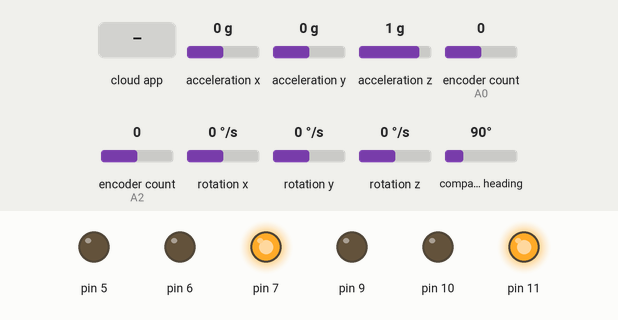
This sketch was run on a simulated Teensy 4. On the bench: output pins drawn as LEDs (lit = HIGH). Inputs (shaded band) come from the test bench; at power-on: acceleration x 0 g, acceleration y 0 g, acceleration z 1 g, encoder count (sensors on A0, A2) 0, rotation x 0 °/s, rotation y 0 °/s, rotation z 0 °/s, compass heading 90°. The ROS host is connected and sends only what is stated.

Above: at 2.2 s.
2.3 s: the phone or cloud app sets angular.z to -100
At 4.1 s:
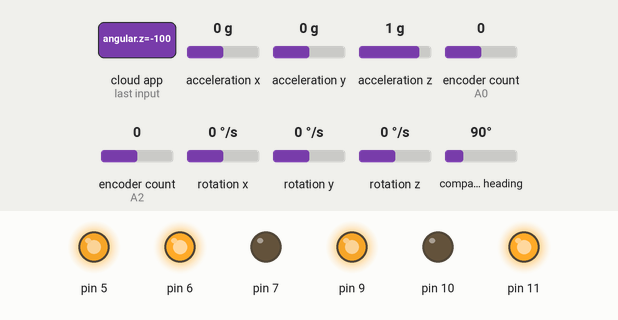
5.3 s: the phone or cloud app sets linear.x to -100
At 6.6 s:
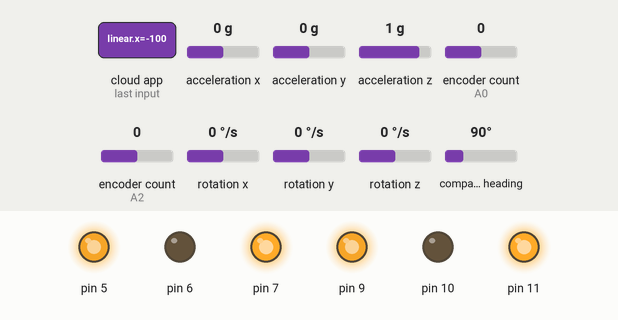
7.1 s: the phone or cloud app sets linear.x to 100
At 9.9 s:
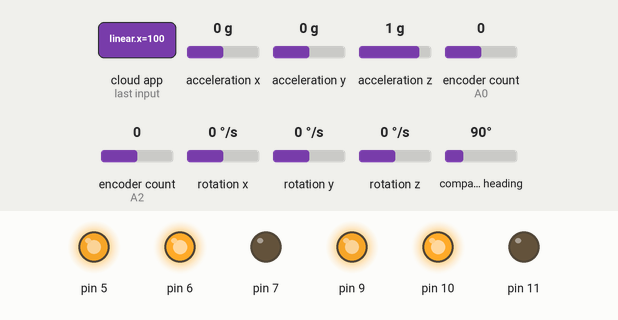
10.1 s: the phone or cloud app sets linear.x to -100
At 10.61 s:
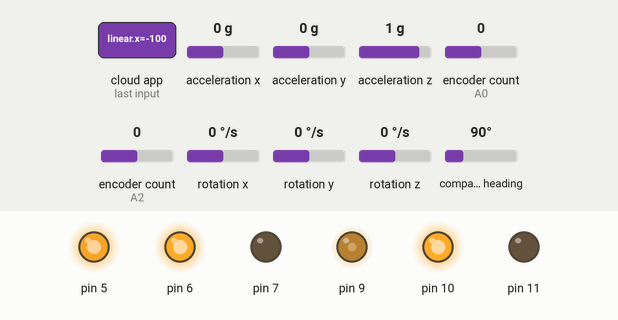
13.1 s: the phone or cloud app sets linear.x to 100
At 13.96 s:
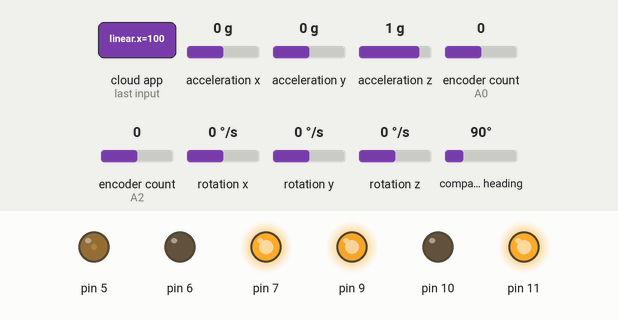
16.1 s: the phone or cloud app sets linear.x to 0
At 17.13 s:
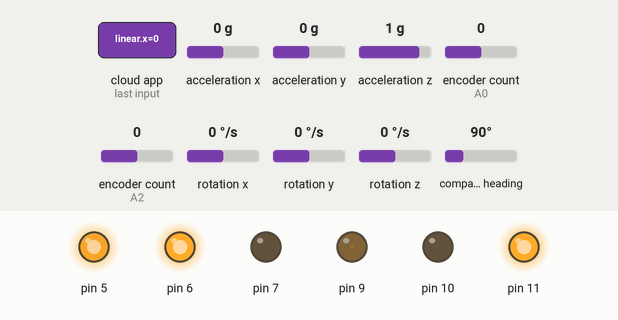
Timing chart, 0 to 19.2 s (numbered marks = the images above; inputs shaded):
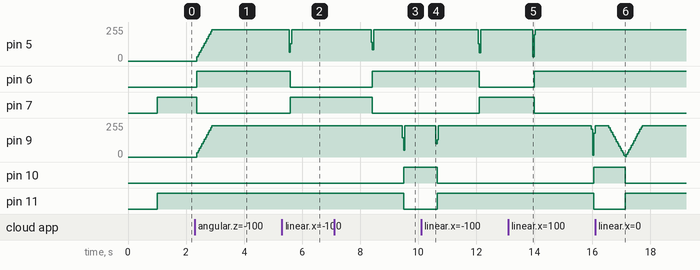

Measured:
- after the input at 2.3 s, pin 5: moves from 0/255 to 236/255 over 0.51 s, starting after 0.08 s; pin 6: LOW → HIGH after 0.07 s; pin 7: HIGH → LOW after 0.07 s; pin 9: moves from 0/255 to 236/255 over 0.51 s, starting after 0.07 s
- after the input at 5.3 s, pin 5: 236/255 → 65/255 after 0.25 s, → 128/255 0.04 s later, → 236/255 0.04 s later; pin 6: HIGH → LOW after 0.29 s; pin 7: LOW → HIGH after 0.29 s
- after the input at 7.1 s, pin 5: 236/255 → 142/255 after 1.3 s, → 84/255 0.04 s later, → 236/255 0.04 s later; pin 6: LOW → HIGH after 1.3 s; pin 7: HIGH → LOW after 1.3 s; pin 9: 236/255 → 143/255 after 2.4 s, → 50/255 0.04 s later, → 236/255 0.04 s later; pin 10: LOW → HIGH after 2.4 s
- after the input at 10.1 s, pin 5: 236/255 → 130/255 after 2.0 s, → 62/255 0.04 s later, → 236/255 0.04 s later; pin 6: HIGH → LOW after 2.0 s; pin 7: LOW → HIGH after 2.0 s; pin 9: 236/255 → 98/255 after 0.51 s, → 129/255 0.04 s later, → 236/255 0.04 s later; pin 10: HIGH → LOW after 0.55 s
- after the input at 13.1 s, pin 5: 236/255 → 31/255 after 0.85 s, → 196/255 0.04 s later, → 236/255 0.04 s later; pin 6: LOW → HIGH after 0.90 s; pin 7: HIGH → LOW after 0.90 s; pin 9: 236/255 → 209/255 after 2.9 s, → 15/255 0.04 s later, → 178/255 0.04 s later, → 236/255 0.04 s later; pin 10: LOW → HIGH after 3.0 s
- after the input at 16.1 s, pin 10: HIGH → LOW after 1.0 s; pin 11: LOW → HIGH after 1.0 s

The sketch:

ros_teensy_xy.ino
```cpp
#define ENCODER_OPTIMIZE_INTERRUPTS
#include <Encoder.h>
#include <Wire.h>
#include <Adafruit_Sensor.h>
#include <Adafruit_BNO055.h>
#include <utility/imumaths.h>
Adafruit_BNO055 bno = Adafruit_BNO055(-1, 0x28);
#include <ros.h>
#include <std_msgs/String.h>
#include <std_msgs/Empty.h>
#include <geometry_msgs/Twist.h>
#include <nav_msgs/Odometry.h>

ros::NodeHandle  nh;

double v_in =0;
double w_in =0;
void messageCb( const geometry_msgs::Twist& toggle_msggg){
  v_in = toggle_msggg.linear.x;
  w_in = toggle_msggg.angular.z;
}
ros::Subscriber<geometry_msgs::Twist> sub_cmd_vel("cmd_vel", messageCb );

nav_msgs::Odometry odo_type;
ros::Publisher sub_publish("odomdata", &odo_type);

class Motor{

  public:
    Motor(double m_dt, int m_dir_pin1, int m_dir_pin2, int m_pwm_pin,int m_read_pin1,int m_read_pin2);
    Encoder* motorencoder;
    double target_rpm_l;
    double target_rpm_r;
    double target_rpm;
    double measured_rpm;
    double last_err;
    double dt,dtt;
    double err, err_i, err_d;
    double kp, kd, ki;
    double output;
    long pulse;
    double gear_ratio;
    double wheel;
    double base_long;


    void controlByPID();
    void computeError();
    void inputdata();
    void readdata();
    void setupPID(double m_kp, double m_ki, double m_kd);
    void setRPMs(double m_target_rpm, double m_measured_rpm);

  private:
    int dir_pin1, dir_pin2, pwm_pin;

};

Motor m1(0.04, 10, 11, 9, 14, 15), m2(0.04, 6, 7, 5, 16, 17);

Motor::Motor(double m_dt, int m_dir_pin1, int m_dir_pin2, int m_pwm_pin,int m_read_pin1,int m_read_pin2){
  motorencoder = new Encoder(m_read_pin1,m_read_pin2);
  gear_ratio = 30.0;
  wheel = 0.065;
  base_long = 0.081;
  dt = m_dt;
  dtt= m_dt*1000;
  err = 0.0;
  err_i = 0.0;
  err_d = 0.0;
  last_err = 0.0;
  output = 0.0;
  dir_pin1 = m_dir_pin1;
  dir_pin2 = m_dir_pin2;
  pwm_pin = m_pwm_pin;

  pinMode(m_dir_pin1, OUTPUT);
  pinMode(m_dir_pin2, OUTPUT);
  pinMode(m_pwm_pin, OUTPUT);
  analogWriteFrequency(m_pwm_pin,93750);
  analogWriteResolution(10);
}

void Motor::setRPMs(double m_target_rpm, double m_measured_rpm){
  target_rpm = m_target_rpm;
  measured_rpm = m_measured_rpm;
}

void Motor::setupPID(double m_kp, double m_ki, double m_kd){
  kp = m_kp;
  ki = m_ki;
  kd = m_kd;
}

void Motor::controlByPID(){

  output = kp * err + ki *err_i + kd* err_d;
  //once we get output we can set direction
  if(output>0){
    output = min(output,950);
    digitalWrite(dir_pin1,HIGH);
    digitalWrite(dir_pin2,LOW);
    analogWrite(pwm_pin, output);
  }
  else{
    output = output * -1.0;
    output = min(output,950);
    digitalWrite(dir_pin1,LOW);
    digitalWrite(dir_pin2,HIGH);
    analogWrite(pwm_pin, output);
  }

}

void Motor::computeError(){
  err = target_rpm - measured_rpm;
  err_i = err_i + err * dt;
  err_d = (err - last_err)/dt;
  last_err = err;
}

void Motor::inputdata(){
    double m_v_input = v_in*1.0;
    double m_w_input = w_in*1.0;
    double target_r = m_v_input*gear_ratio/3.14159/wheel*4*60;
    double target_l = m_v_input*gear_ratio/3.14159/wheel*4*60;
    double m_required_v_r = base_long * m_w_input;
    double m_required_v_l = -1.0*base_long * m_w_input;
    double target_rotation_r = m_required_v_r*gear_ratio/3.14159/wheel*4*60;
    double target_rotation_l = m_required_v_l*gear_ratio/3.14159/wheel*4*60;
    double tar_rpm_L=target_r + target_rotation_r;
    double tar_rpm_R=target_l + target_rotation_l;
    target_rpm_l = tar_rpm_L;
    target_rpm_r = tar_rpm_R;
  }


void Motor::readdata(){
  pulse = motorencoder->read();
  measured_rpm = (pulse*1/dt*60)/13;
  motorencoder->write(0);
}

double get_estimate_V(){
  double result;
  result = (m1.target_rpm_l/30*3.14159*0.065/4/60)/2+(m1.target_rpm_r/30*3.14159*0.065/4/60)/2;
  return result;
}

double get_estimate_W(){
 double result;
  result = (m1.target_rpm_l/30*3.14159*0.065/4/60/ 0.081)/2 + (-m1.target_rpm_r/30*3.14159*0.065/4/60/ 0.081)/2;
  return result;
}

double get_really_V(){
  double result;
  result = (m1.measured_rpm/30*3.14159*0.065/4/60)/2+(m2.measured_rpm/30*3.14159*0.065/4/60)/2;
  return result;
}

double get_really_W(){
  double result;
  sensors_event_t angVelocityData;
  bno.getEvent(&angVelocityData,Adafruit_BNO055::VECTOR_GYROSCOPE);
  result = angVelocityData.gyro.z;
  return result;
}
double displacement =0;
double rad =0;
double x_pos =0;
double y_pos =0;

void setup() {
  nh.initNode();
  nh.subscribe(sub_cmd_vel);
  nh.advertise(sub_publish);
  //Serial.begin(115200);
  if(!bno.begin())
  {
    while(1);
  }
  delay(1000);
}

void loop() {

  double estimateV = get_estimate_V();
  double estimateW = get_estimate_W();
  double reallyV = get_really_V();
  double reallyW = get_really_W();

  displacement = estimateV *(m1.dt);
  rad = rad + estimateW *(m1.dt);
  x_pos = x_pos + reallyV*cos(rad);
  y_pos = y_pos + reallyV*sin(rad);


  odo_type.twist.twist.linear.x = estimateV;
  odo_type.twist.twist.linear.y = x_pos;
  odo_type.twist.twist.linear.z = y_pos;
  odo_type.twist.twist.angular.z = estimateW ;

  sub_publish.publish( &odo_type );

  m1.inputdata();
  m1.readdata();
  m2.readdata();

  m1.setupPID(0.02, 0.6, 0.00000001);
  m2.setupPID(0.02, 0.6, 0.00000001);

  m1.setRPMs(m1.target_rpm_l, m1.measured_rpm);
  m2.setRPMs(m1.target_rpm_r, m2.measured_rpm);

  m1.computeError();
  m2.computeError();

  m1.controlByPID();
  m2.controlByPID();

  nh.spinOnce();
  delay(m1.dtt);

//Serial.printf("m1 cur rpm: %.2f  ,m2 cur rpm: %.2f  ,m1 tar rpm: %.2f  ,m2 tar rpm: %.2f\n", m1.measured_rpm,m2.measured_rpm,m1.target_rpm_l,m1.target_rpm_r);
//Serial.printf("angv: %.2f\n", angvel);
;
}
```
